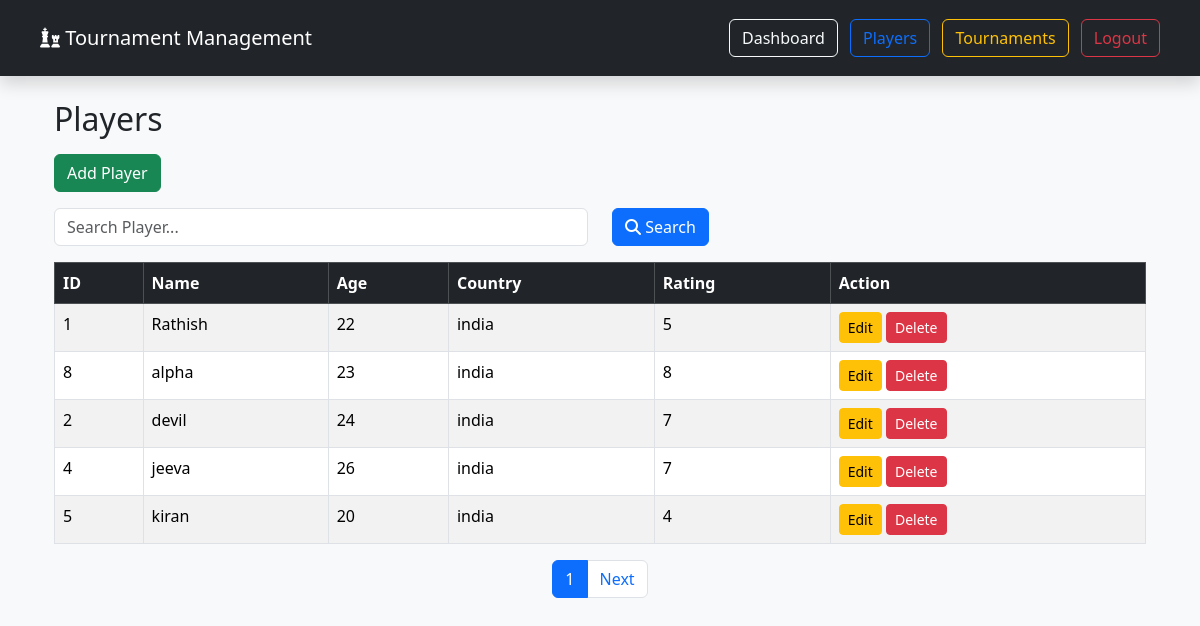
/players/ (signed in), run on the app's committed database.
### tournament/models.py (models this page shows, shortened)
class Player(models.Model):
    name = models.CharField(max_length=100, unique=True)
    age = models.PositiveIntegerField()
    country = models.CharField(max_length=100)
    rating = models.PositiveIntegerField()
    class Meta:
        ordering = ["name"]

### tournament/views.py (the view)
# urls.py: path("players/", views.player_list, name="player_list"),
@login_required
def player_list(request):
    search = request.GET.get("search", "")
    players = Player.objects.all()
    if search:
        players = players.filter(name__icontains=search)
    paginator = Paginator(players, 5)   # 5 players per page
    page_number = request.GET.get("page")
    page_obj = paginator.get_page(page_number)
    context = {
        "page_obj": page_obj,
        "search": search,
    }
    return render(
        request,
        "players/player_list.html",
        context,
    )

### tournament/templates/players/player_list.html (shortened to what this page needs)
{% extends 'base.html' %}
{% block content %}
<div class="container">
    <h2 class="mb-3">Players</h2>
    <a href="{% url 'player_add' %}" class="btn btn-success mb-3">
        Add Player
    </a>
    <form method="GET" class="mb-3">
        <div class="row">
            <div class="col-md-6">
                <input
                    type="text"
                    name="search"
                    value="{{ search }}"
                    placeholder="Search Player..."
                    class="form-control">
            </div>
            <div class="col-md-2">
                <button class="btn btn-primary">
                    <i class="fa fa-search"></i> Search
                </button>
            </div>
        </div>
    </form>
    <table class="table table-bordered table-striped">
        <thead class="table-dark">
            <tr>
                <th>ID</th>
                <th>Name</th>
                <th>Age</th>
                <th>Country</th>
                <th>Rating</th>
                <th>Action</th>
            </tr>
        </thead>
        <tbody>
            {% for player in page_obj %}
            <tr>
                <td>{{ player.id }}</td>
                <td>{{ player.name }}</td>
                <td>{{ player.age }}</td>
                <td>{{ player.country }}</td>
                <td>{{ player.rating }}</td>
                <td>
                    <a href="{% url 'player_edit' player.id %}"
                       class="btn btn-warning btn-sm">
                        Edit
                    </a>
                    <a href="{% url 'player_delete' player.id %}"
                       class="btn btn-danger btn-sm">
                        Delete
                    </a>
                </td>
            </tr>
            {% empty %}
            <tr>
                <td colspan="6" class="text-center">
                    No Players Found
                </td>
            </tr>
            {% endfor %}
        </tbody>
    </table>
    <nav>
        <ul class="pagination justify-content-center">
            <li class="page-item active">
                <span class="page-link">
                    {{ page_obj.number }}
                </span>
            </li>
            {% if page_obj.has_next %}
            <li class="page-item">
                <a class="page-link"
                   href="?page={{ page_obj.next_page_number }}&search={{ search }}">
                    Next
                </a>
            </li>
            {% endif %}
        </ul>
    </nav>
</div>
{% endblock %}

### tournament/static/css/style.css (style rules this page uses)
body { background:#f5f5f5; }
table { background:white; }
.btn { border-radius:20px; }

### data on the page
Player: id "1", name "Rathish", age "22", country "india", rating "5"
Player: id "8", name "alpha", age "23", country "india", rating "8"
Player: id "2", name "devil", age "24", country "india", rating "7"
Player: id "4", name "jeeva", age "26", country "india", rating "7"
Player: id "5", name "kiran", age "20", country "india", rating "4"

### other printed values
{{ page_obj.number }} "1"
